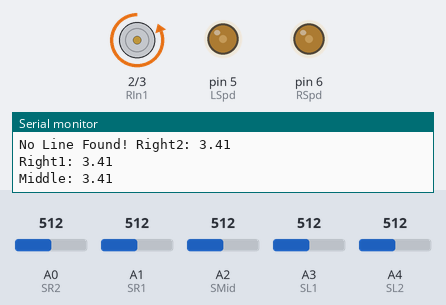
Bench run of a sketch on a simulated Arduino Uno, built with avr-gcc and run on an emulated ATmega328P. On the bench: motor-driver pin pairs drawn as motors (green arrow = first pin HIGH = forward, orange = second pin HIGH = backward, longer = more drive), output pins drawn as LEDs (lit = HIGH), the last lines printed to the serial monitor. The test bench sets the inputs (shaded band); at power-on: A0 (SR2) = 512, A4 (SL2) = 512, A1 (SR1) = 512, A2 (SMid) = 512, A3 (SL1) = 512. Pins used as bus, display or sensor lines are not drawn.

Above: at 1.2 s.
1.3 s: A0 (SR2) set to 589
4.3 s: A0 (SR2) set to 608
At 4.61 s:
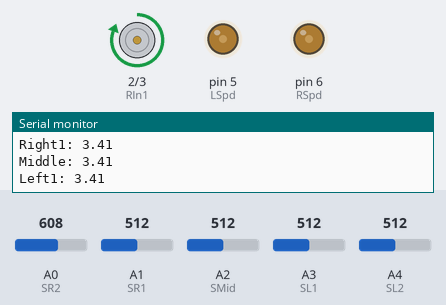
7.3 s: A4 (SL2) set to 585
10.3 s: A4 (SL2) set to 615
At 10.57 s:
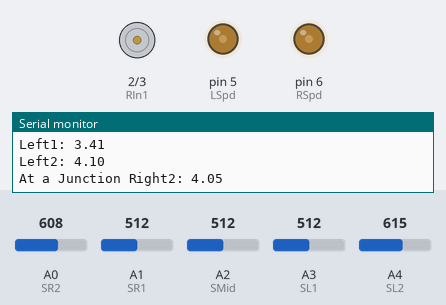
13.3 s: A4 (SL2) set to 306
16.3 s: A4 (SL2) set to 716
Timing chart, 0 to 20.3 s (numbered marks = the images above; inputs shaded):
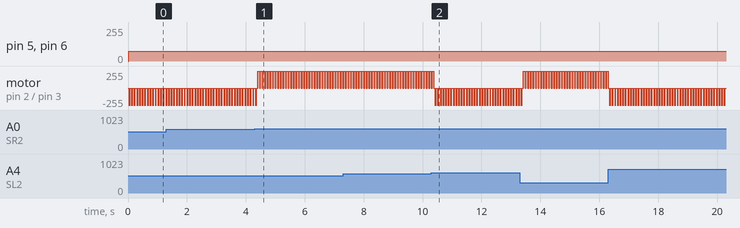

Measured:
- the behaviour switches between 600 and 601 on A0 (SR2) (found by bisection; images 0 and 1)
- the behaviour switches between 600 and 601 on A4 (SL2) (found by bisection; images 1 and 2)
- by itself, motor on pin 2 (RIn1) / pin 3 (RIn2): alternates backward 255/255 for 0.05 s and stopped for 0.04 s

The sketch:

Bot_Project.ino
```cpp
//Initial Setup
  //Motors
int RIn1 = 2;
int RIn2 = 3;
int LIn1 = 4;
int LIn2 = 7;
int RSpd = 6;
int LSpd = 5;
  //QRD1114 Sensors
const int SR2 = A0;
const int SR1 = A1;
const int SMid = A2;
const int SL1 = A3;
const int SL2 = A4;

  //Additional Constants
//Constant used for adjusting sensor output
int Sensitivity = 750.0;
//The value which establishes on/off the line
int LineSense = 4.0;
//Motor speed
int Spd = 75;
// Setup code here, to run once:
void setup() {
  pinMode(RIn1, OUTPUT);
  pinMode(RIn2, OUTPUT);
  pinMode(RSpd, OUTPUT);
  pinMode(LIn1, OUTPUT);
  pinMode(LIn2, OUTPUT);
  pinMode(LSpd, OUTPUT);

  Serial.begin(9600);
  pinMode(SR2, INPUT);
  pinMode(SR1, INPUT);
  pinMode(SMid, INPUT);
  pinMode(SL1, INPUT);
  pinMode(SL2, INPUT);
}


//Define
void RMForward() {
  digitalWrite(RIn1, LOW);
  digitalWrite(RIn2, HIGH);
  analogWrite(RSpd,Spd);
}

void RMReverse() {
  digitalWrite(RIn1, HIGH);
  digitalWrite(RIn2, LOW);
  analogWrite(RSpd,Spd);
}

void LMForward() {
  digitalWrite(LIn1, LOW);
  digitalWrite(LIn2, HIGH);
  analogWrite(LSpd,Spd);
}

void LMReverse() {
  digitalWrite(LIn1, HIGH);
  digitalWrite(LIn2, LOW);
  analogWrite(LSpd,Spd);
}

void RMStop() {
  digitalWrite(RIn1, LOW);
  digitalWrite(RIn2, LOW);
}

void LMStop() {
  digitalWrite(LIn1, LOW);
  digitalWrite(LIn2, LOW);
}

// Main code here, to run repeatedly:
void loop() {
  //Read and print each sensor
  int lineR2 = analogRead(SR2);
  int lineR1 = analogRead(SR1);
  int lineMid = analogRead(SMid);
  int lineL1 = analogRead(SL1);
  int lineL2 = analogRead(SL2);

  float lineR2V = (float)lineR2 * 5.0 / Sensitivity;
  float lineR1V = (float)lineR1 * 5.0 / Sensitivity;
  float lineMidV = (float)lineMid * 5.0 / Sensitivity;
  float lineL1V = (float)lineL1 * 5.0 / Sensitivity;
  float lineL2V = (float)lineL2 * 5.0 / Sensitivity;
  Serial.print("Right2: ");
  Serial.println(lineR2V);
  Serial.print("Right1: ");
  Serial.println(lineR1V);
  Serial.print("Middle: ");
  Serial.println(lineMidV);
  Serial.print("Left1: ");
  Serial.println(lineL1V);
  Serial.print("Left2: ");
  Serial.println(lineL2V);
  Serial.println();

  //Start creating If statements for conditions
    //If in the void, move until line is found
    if ((lineL2V < LineSense) && (lineL1V < LineSense) && (lineMidV < LineSense) && (lineR1V < LineSense) && (lineR2V < LineSense)) {
      Serial.print("No Line Found! \r");
      LMForward();
      RMForward();
      delay(50);
    }
    //If at a crossroad
    else if ((lineL2V > LineSense) && (lineR2V > LineSense)) {
      Serial.print("At a Junction \r");
      RMForward();
      LMForward();
      delay(50);
    }
    //Turn left condition
    else if ((lineL2V > LineSense) || ((lineL1V > LineSense) && (lineL2V > LineSense))) {
      Serial.print("Turning Left \r");
      RMForward();
      LMReverse();
      delay(60);
    }
    //Turn right condition
    else if ((lineR2V > LineSense) || ((lineR1V > LineSense) && (lineR2V > LineSense))) {
      Serial.print("Turning Right \r");
      RMReverse();
      LMForward();
      delay(60);
    }
    //Else move forward
    else {
      Serial.print("Moving Forward \r");
      RMForward();
      LMForward();
      delay(45);
    }
  RMStop();
  LMStop();
}
```
